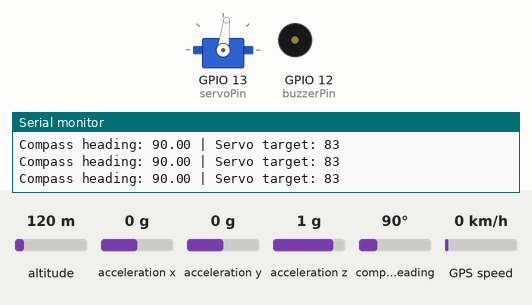
The sketch below on a simulated ESP32. On the bench: servo, buzzer (waves = sounding), the last lines printed to the serial monitor. The test bench sets the inputs (shaded band); at power-on: compass heading 90°, altitude 120 m, acceleration x 0 g, acceleration y 0 g, acceleration z 1 g, GPS speed 0 km/h. The GPS gets a fix after 3 s at 37.7749, -122.4194 with 8 satellites.

Above: at 4.4 s.
4.5 s: compass heading set to 7°
At 6.4 s:
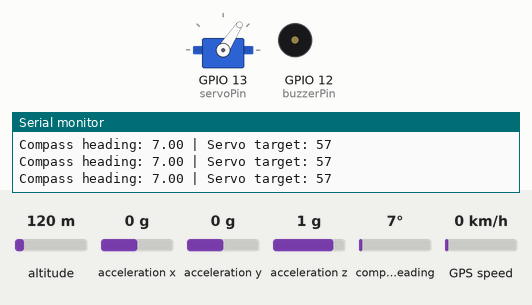
6.7 s: compass heading set to 90°
At 10.1 s:
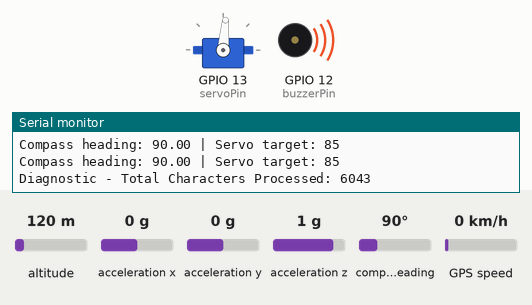
10.7 s: compass heading set to 180°
At 11.0 s:
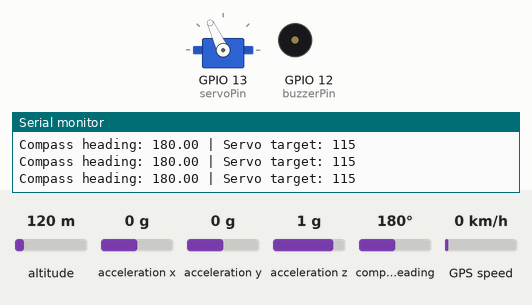
12.2 s: compass heading set to 269°
At 13.2 s:
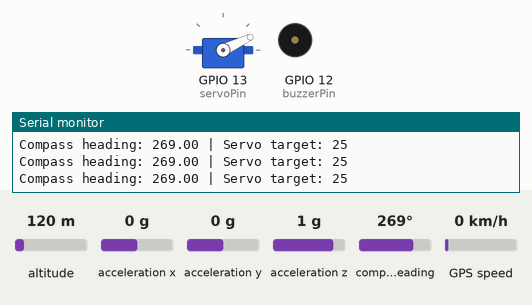
16.2 s: compass heading set to 258°
At 20.11 s:
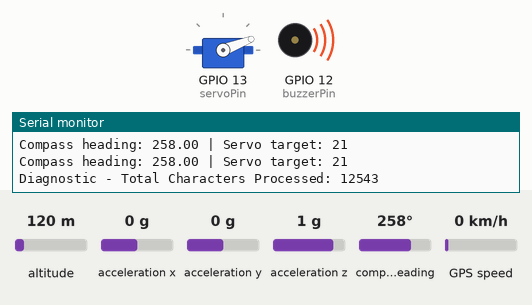
20.2 s: compass heading set to 255°
At 20.6 s:
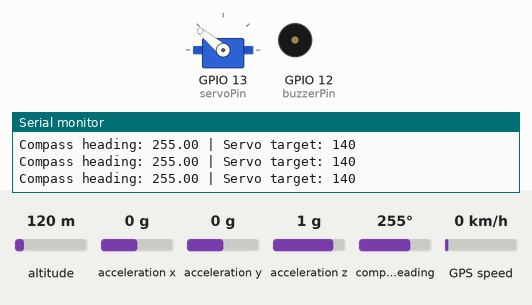
Timing chart, 0 to 31.5 s (numbered marks = the images above; inputs shaded):
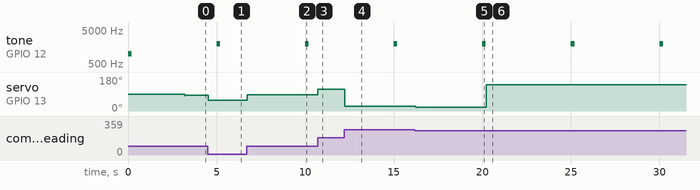

Measured:
- the behaviour switches between 256 and 255° on compass heading (found by bisection; images 5 and 6)
- after the input at 4.5 s, servo on GPIO 13 (servoPin): 83° → 56° at once, → 57° 0.68 s later
- after the input at 6.7 s, servo on GPIO 13 (servoPin): 57° → 85° at once
- after the input at 10.7 s, servo on GPIO 13 (servoPin): 85° → 115° at once
- after the input at 12.2 s, servo on GPIO 13 (servoPin): 115° → 25° after 0.05 s
- after the input at 16.2 s, servo on GPIO 13 (servoPin): 25° → 21° at once
- after the input at 20.2 s, servo on GPIO 13 (servoPin): 21° → 140° at once
- by itself, tone on GPIO 12 (buzzerPin): alternates 2000 Hz for 0.20 s and silent for 4.8 s

The sketch:

main.ino
```cpp
#include <Arduino.h>
#include <Wire.h>
#include <Adafruit_Sensor.h>
#include <Adafruit_BNO055.h>
#include <utility/imumaths.h>
#include <ESP32Servo.h>
#include <HardwareSerial.h>
#include <LittleFS.h>
#include <WiFi.h>
#include <TinyGPS++.h>
#include <climits>
#include <esp_bt.h>
#include "NatUtils.h"
#include "read.h"
#include "buzzer.h"

// Global Instances
Adafruit_BNO055 bno = Adafruit_BNO055(55);
Servo pointerServo;
TinyGPSPlus gps;
HardwareSerial GPSSerial(1); // Port 1

// Pin & Calibration Definitions
const int servoPin = 13;
const float servoMin = 20.0;
const float servoMax = 140.0;
const float servoRange = 120.0;
const float gearRatio = 3.0;

float targetServoAngle = 80.0;
double busLat = 0.0;
double busLng = 0.0;
double userLat = 0.0;
double userLng = 0.0;
unsigned long startMillis = 0.0;
unsigned long dMillis = 0.0;

const int buzzerPin = 12;

#define GPS_RX 38      // Feather pin labeled 'RX'
#define GPS_TX 39      // Feather pin labeled 'TX'
#define GPS_BAUD 9600  // Default factory baud for ATGM336H

void setup() {
  // Disable radios immediately to save power/reduce noise
  WiFi.mode(WIFI_OFF);
  btStop();

  pinMode(buzzerPin, OUTPUT);
  startTone(buzzerPin);

  Serial.begin(115200);

  // Power stabilization delay to protect the GPS startup cycle
  delay(2000);
  Serial.println("Orientation Sensor Test");

  pointerServo.attach(servoPin);

  if (!bno.begin()) {

    Serial.println("No BNO055 detected. Check wiring!");
    badTone(buzzerPin);
    while (1);
  }

  delay(1000);
  bno.setExtCrystalUse(true);

  // Start with the pointer aimed north
  pointerServo.write((int)targetServoAngle);

  Serial.println("--- ATGM336H GPS Reader Initializing ---");
  // Force HardwareSerial to point to pins 38 and 39
  GPSSerial.begin(GPS_BAUD, SERIAL_8N1, GPS_RX, GPS_TX);
  Serial.println("Listening for GPS data...");
}

void loop() {
  startMillis = millis();
  // Feed incoming characters from the GPS module into the TinyGPS++ parser
  // (Crucial: Must run continuously without delay blocks to avoid serial buffer overflow)
  while (GPSSerial.available() > 0) {
    char c = GPSSerial.read();
    gps.encode(c);
  }

  // Non-blocking Timer for Diagnostics & Servo Control (Every 5 seconds)
  static unsigned long lastUpdate = 0;
  if (millis() - lastUpdate > 5000) {
    lastUpdate = millis();

    Serial.print("Diagnostic - Total Characters Processed: ");
    Serial.println(gps.charsProcessed());

    if (gps.location.isValid()) {
      goodTone(buzzerPin);
      //servo angles to bus stopeth
      userLat = gps.location.lat();
      userLng = gps.location.lng();

      targetServoAngle = radToDegree(readBusData(&userLat, &userLng, &busLat, &busLng));
      Serial.print(userLat,10);
      Serial.print(" ");
      Serial.print(userLng,10);
      Serial.print(" ");
      Serial.print(busLat,10);
      Serial.print(" ");
      Serial.print(busLng,10);
      Serial.print(" ");
      Serial.print(targetServoAngle);
      Serial.print("\n");
      proximityTone(buzzerPin, haversineDistance(userLat, userLng, busLat, busLng), &dMillis);


      Serial.print("LATITUDE: ");   Serial.println(gps.location.lat(), 6);
      Serial.print("LONGITUDE: ");  Serial.println(gps.location.lng(), 6);
      Serial.print("SATELLITES: "); Serial.println(gps.satellites.value());
    } else {
      Serial.println("Waiting for Satellite Lock... (Take the antenna near a window or outside)");
      badTone(buzzerPin);
    }

    // Hardware Failure Check
    if (gps.charsProcessed() < 10) {
      Serial.println("ERROR: No GPS data received. Check RX/TX wiring pins!");
      //badTone(buzzerPin);
    }

    Serial.println("---------------------------------------");

  }

  // Non-blocking Compass Tracking & Servo Control (Every 100ms)
  static unsigned long lastServoMove = 0;
  if (millis() - lastServoMove > 100) {
    lastServoMove = millis();

    sensors_event_t event;
    bno.getEvent(&event);
    float heading = event.orientation.x;

    // Normalize heading to 0–360 degrees
    heading = fmod(heading, 360.0);
    if (heading < 0.0) {
      heading += 360.0;
    }

    // Reverse servo direction to compensate for the gears.
    // The 3:1 ratio means 1 degree of servo movement produces 3 degrees of pointer movement.
    float angleDiff = heading - targetServoAngle;
    if (angleDiff < -180.0) angleDiff += 360.0;
    if (angleDiff > 180.0)  angleDiff -= 360.0;

    float servoAngle = 80.0 + (angleDiff / gearRatio);

    // Wrap the servo command into its allowed 120-degree range.
    /*while (servoAngle < servoMin) {
      servoAngle += servoRange;
    }
    while (servoAngle > servoMax) {
      servoAngle -= servoRange;
    }
    */
    int targetAngle = constrain((int)round(servoAngle), (int)servoMin, (int)servoMax);
    pointerServo.write(targetAngle);

    Serial.print("Compass heading: ");
    Serial.print(heading);
    Serial.print(" | Servo target: ");
    Serial.println(targetAngle);
  }
  dMillis += millis() - startMillis;
}
```

NatUtils.h
```cpp
// Useful constants for program
const double RAD_EARTH_BOULDER = 6370964.362946211; // Earth radius in Boulder meters

// Convert Degrees to Radians
inline double degreeToRad(double degree)
{
    return degree * PI / 180.0;
}

// Convert Radians to Degrees
inline double radToDegree(double rad)
{
    return rad * 180.0 / PI;
}

double haversineDistance(double lat1, double lon1, double lat2, double lon2) //Calculate distance on a sphere from point (lat1,lon1) to (lat2,lon2) using Haversine formula
{
    //Assume latitude and longitude are in Degrees, delta Latitude and Longitude converted to Radians
    double dLat = degreeToRad(lat2 - lat1);
    double dLon = degreeToRad(lon2 - lon1);

    //Assume latitude and longitude are in Degrees, Latitude converted to Radians
    lat1 = degreeToRad(lat1);
    lat2 = degreeToRad(lat2);

    double a = sin(dLat / 2.0) * sin(dLat / 2.0) + cos(lat1) * cos(lat2) * sin(dLon / 2.0) * sin(dLon / 2.0);
    double c = 2.0 * atan2(sqrt(a), sqrt(1.0 - a));

    return abs(RAD_EARTH_BOULDER * c);
}

double centralAngleBetweenLon(double lat1, double lon1, double lat2, double lon2) //Longitude of angle from one position(lat1,lon1) to another(lat2,lon2) on a sphere
{
    //Assume latitude and longitude are in Degrees, convert to radians
    lon1 = degreeToRad(lon1);
    lon2 = degreeToRad(lon2);

    double dLon = abs(lon1-lon2); //lon

    return dLon;
}

double centralAngleBetweenLat(double lat1, double lon1, double lat2, double lon2)  //Latidinual of angle from one position(lat1,lon1) to another(lat2,lon2) on a sphere
{
    //Assume latitude and longitude are in Degrees, convert to radians
    lat1 = degreeToRad(lat1);
    lat2 = degreeToRad(lat2);
    lon1 = degreeToRad(lon1);
    lon2 = degreeToRad(lon2);

    double dLat = acos(cos(lat1) * cos(lat2) + sin(lat1) * sin(lat2) * cos(lon1-lon2)); //lat
    return dLat;
}

// Calculate bearing angle between user and destination (returns radians from 0 to 2*PI)
inline double bearingAngle(double latUser, double lonUser, double latStop, double lonStop)
{
    // Convert all inputs to radians
    double newlatUser = degreeToRad(latUser);
    double newlonUser = degreeToRad(lonUser);
    double newlatStop = degreeToRad(latStop);
    double newlonStop = degreeToRad(lonStop);

    double dLon = newlonStop - newlonUser; // Destination minus Origin

    double x = cos(newlatStop) * sin(dLon);
    double y = cos(newlatUser) * sin(newlatStop) -
               sin(newlatUser) * cos(newlatStop) * cos(dLon);

    double bearing = atan2(x, y);

    // Normalize to 0 to 2*PI radians
    if (bearing < 0) {
        bearing += 2.0 * PI;
    }
    return bearing;
}
```

buzzer.h
```cpp
void startTone(int buzzerPin){
  tone(buzzerPin, 1000);
  delay(200);
  tone(buzzerPin, 0);
}

void badTone(int buzzerPin){
  tone(buzzerPin, 500);
  delay(20);

  tone(buzzerPin, 0);
}

void goodTone(int buzzerPin){
  tone(buzzerPin, 2000);
  delay(200);
  tone(buzzerPin, 0);
}

void proximityTone(int buzzerPin, double haversineDistance, unsigned long *dMillis){
  if(haversineDistance < 5){
    tone(buzzerPin, 3000);
    delay(200);
    tone(buzzerPin, 0);
  }
  else if(haversineDistance < 20 && *dMillis >= 600.0){
    *dMillis = 0;
    tone(buzzerPin, 3000);
    delay(200);
    tone(buzzerPin, 0);
  }
  else if(haversineDistance < 50 && *dMillis >= 3000.0){
    *dMillis = 0;
    tone(buzzerPin, 3000);
    delay(200);
    tone(buzzerPin, 0);
  }
}
```

read.h
```cpp
#include "BusStops.h"

// Reference to global GPS object from TinyGPS++
extern TinyGPSPlus gps;

// Function to get the user's current latitude from GPS
double getLatitude()
{
    if (gps.location.isValid())
    {
        return gps.location.lat();
    }
    else
    {
        return 0.0; // Return 0.0 if no satellite fix
    }
}

// Function to get the user's current longitude from GPS
double getLongitude()
{
    if (gps.location.isValid())
    {
        return gps.location.lng();
    }
    else
    {
        return 0.0; // Return 0.0 if no satellite fix
    }
}

// Function to scan all 7,516 bus stops and return the bearing angle to the nearest stop
double readBusData(double *userLat, double *userLng, double *busLat, double *busLng)
{
    // Check if valid GPS coordinates are available
    if (*userLat == 0.0 && *userLng == 0.0)
    {
        Serial.println("GPS fix not available yet.");
        return -1.0;
    }

    double closestDistance = 1e12; // High initial value for comparison
    double bearing = 0.0;          // Bearing angle to nearest stop

    for (int i = 0; i < TOTAL_BUS_STOPS; i++)
    {
        double busLatTemp = busStops[i].lat;
        double busLngTemp = busStops[i].lng;

        double dist = haversineDistance(*userLat, *userLng, busLatTemp, busLngTemp);
        if (dist < closestDistance)
        {
            *busLat = busStops[i].lat;
            *busLng = busStops[i].lng;
            closestDistance = dist;
            bearing = bearingAngle(*userLat, *userLng, *busLat, *busLng);
        }
    }

    return bearing; // Returns bearing angle (in radians) to nearest stop
}
```

Source omitted: BusStops.h (226582 bytes)
